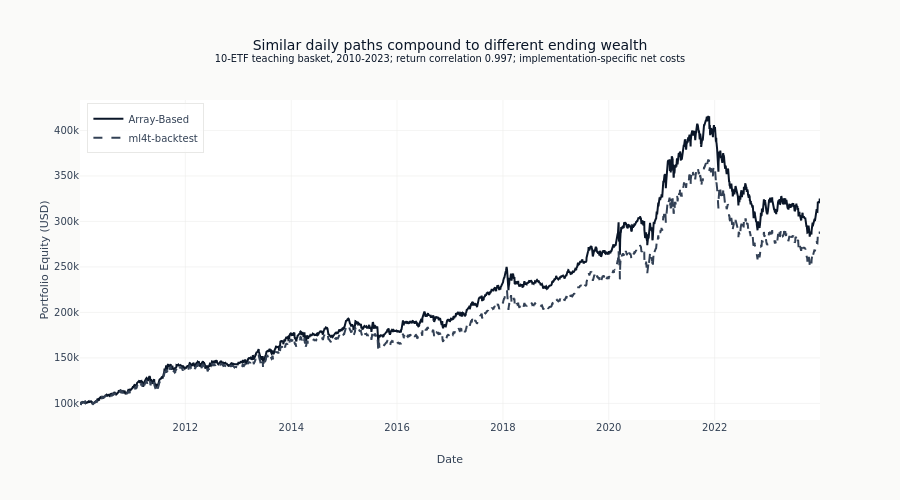

Notebook cell for this chart:
### Markdown cell above
## 7. Visualize Equity Curves

### Code cell
fig = go.Figure()

fig.add_trace(
    go.Scatter(
        x=equity_vbt.index,
        y=equity_vbt,
        name="Array-Based",
        line=dict(color=COLORS["blue"], width=2),
    )
)

fig.add_trace(
    go.Scatter(
        x=equity_ml4t.index,
        y=equity_ml4t,
        name="ml4t-backtest",
        line=dict(color=COLORS["neutral"], width=2, dash="dash"),
    )
)

fig.update_layout(
    title=(
        "Similar daily paths compound to different ending wealth"
        f"<br><sup>10-ETF teaching basket, 2010-2023; return correlation {correlation:.3f}; "
        "implementation-specific net costs</sup>"
    ),
    xaxis_title="Date",
    yaxis_title="Portfolio Equity (USD)",
    height=500,
    legend=dict(yanchor="top", y=0.99, xanchor="left", x=0.01),
)
fig.show()

### Figure 1 — Plotly figure (JSON) as saved in the notebook; plotly's stock layout.template omitted (floating-point values rounded to 4 significant figures; data arrays with more than 128 entries replaced by an {"elided": "..."} marker saying what was removed)
{"data": [{"line": {"color": "#0a1628", "width": 2}, "name": "Array-Based", "type": "scatter", "x": {"elided": "3522 str values"}, "y": {"elided": "3522 float values"}}, {"line": {"color": "#334155", "dash": "dash", "width": 2}, "name": "ml4t-backtest", "type": "scatter", "x": {"elided": "3522 str values"}, "y": {"elided": "3522 float values"}}], "layout": {"height": 500, "legend": {"x": 0.01, "xanchor": "left", "y": 0.99, "yanchor": "top"}, "title": {"text": "Similar daily paths compound to different ending wealth<br><sup>10-ETF teaching basket, 2010-2023; return correlation 0.997; implementation-specific net costs</sup>"}, "xaxis": {"title": {"text": "Date"}}, "yaxis": {"title": {"text": "Portfolio Equity (USD)"}}}}
